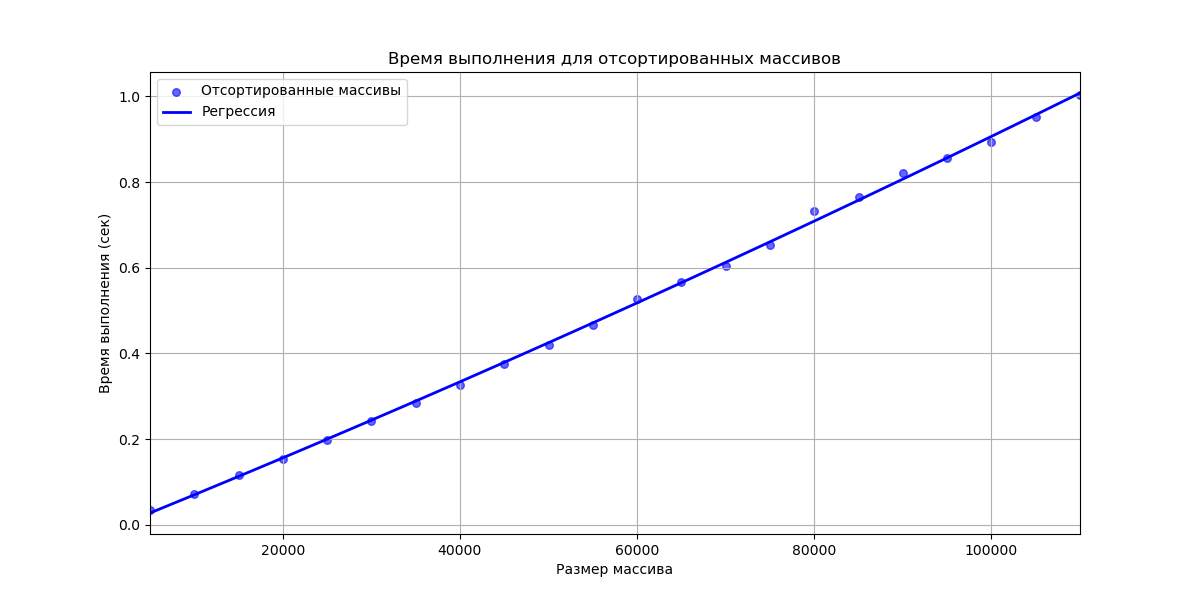

Source code (Python):
import numpy as np
import matplotlib.pyplot as plt
from sklearn.preprocessing import PolynomialFeatures
from sklearn.linear_model import LinearRegression
import time

def heapify(arr, n, i):
    largest = i  
    left = 2 * i + 1  
    right = 2 * i + 2  

    if left < n and arr[left] > arr[largest]:
        largest = left
    if right < n and arr[right] > arr[largest]:
        largest = right

    if largest != i:
        arr[i], arr[largest] = arr[largest], arr[i]
        heapify(arr, n, largest)

def heap_sort(arr):
    n = len(arr)
    for i in range(n // 2 - 1, -1, -1):
        heapify(arr, n, i)
    for i in range(n - 1, 0, -1):
        arr[i], arr[0] = arr[0], arr[i]
        heapify(arr, i, 0)
    return arr

np.random.seed(42)

sizes = np.arange(5000, 110001, 5000)

times_sorted = []

for size in sizes:
    arr_sorted = np.arange(size) 
    start_time = time.time()
    heap_sort(arr_sorted)
    end_time = time.time()
    times_sorted.append(end_time - start_time)
    print(size, end_time - start_time)

poly = PolynomialFeatures(degree=2)
N_b_poly_sorted = poly.fit_transform(sizes.reshape(-1, 1))
model_sorted = LinearRegression()
model_sorted.fit(N_b_poly_sorted, times_sorted)
y_predict_sorted = model_sorted.predict(N_b_poly_sorted)

plt.figure(figsize=(12, 6))
plt.scatter(sizes, times_sorted, label='Отсортированные массивы', color='blue', alpha=0.6, s=30)
plt.plot(sizes, y_predict_sorted, label='Регрессия', color='blue', linewidth=2)
plt.title('Время выполнения для отсортированных массивов')
plt.xlabel('Размер массива')
plt.ylabel('Время выполнения (сек)')
plt.xlim(5000, 110000)
plt.grid()
plt.legend()
plt.show()
